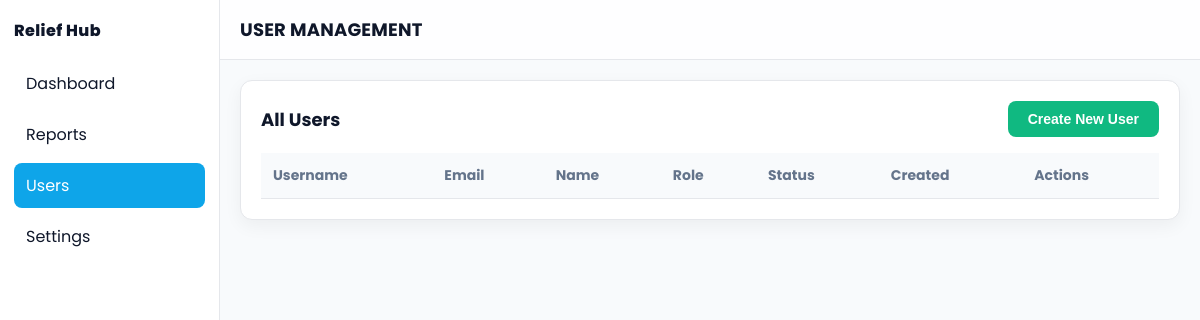
/users.php, run on an earlier commit of the app's database.
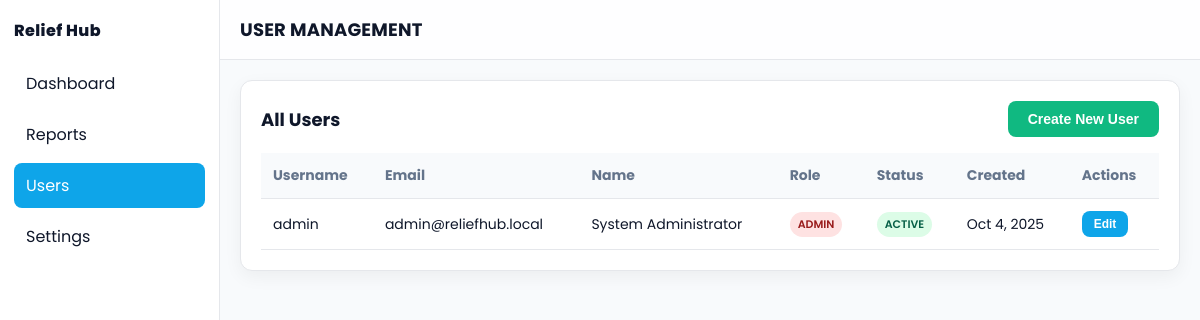
And on a later commit of the database.
### tables this page shows
CREATE TABLE IF NOT EXISTS `users` (
  `id` BIGINT UNSIGNED NOT NULL AUTO_INCREMENT,
  `public_id` CHAR(36) NOT NULL,  
  `username` VARCHAR(50) NOT NULL,
  `email` VARCHAR(255) NOT NULL,
  `password_hash` VARCHAR(255) NOT NULL,  
  `first_name` VARCHAR(100) NULL,
  `last_name` VARCHAR(100) NULL,
  `phone` VARBINARY(256) NULL,  
  `phone_last4` VARCHAR(8) NULL,  
  `role` ENUM('admin','moderator','volunteer','public') NOT NULL DEFAULT 'public',
  `status` ENUM('active','inactive','suspended','pending_verification') NOT NULL DEFAULT 'pending_verification',
  `email_verified` TINYINT(1) NOT NULL DEFAULT 0,
  `phone_verified` TINYINT(1) NOT NULL DEFAULT 0,
  `last_login_at` TIMESTAMP NULL,
  `last_login_ip` VARBINARY(16) NULL,  
  `failed_login_attempts` TINYINT UNSIGNED NOT NULL DEFAULT 0,
  `locked_until` TIMESTAMP NULL,  
  `password_reset_token` VARCHAR(255) NULL,
  `password_reset_expires` TIMESTAMP NULL,
  `email_verification_token` VARCHAR(255) NULL,
  `email_verification_expires` TIMESTAMP NULL,
  `preferences` JSON NULL,  
  `created_at` TIMESTAMP NOT NULL DEFAULT CURRENT_TIMESTAMP,
  `updated_at` TIMESTAMP NOT NULL DEFAULT CURRENT_TIMESTAMP ON UPDATE CURRENT_TIMESTAMP,
  PRIMARY KEY (`id`),
  UNIQUE KEY `ux_users_public_id` (`public_id`),
  UNIQUE KEY `ux_users_username` (`username`),
  UNIQUE KEY `ux_users_email` (`email`),
  KEY `ix_users_role_status` (`role`, `status`),
  KEY `ix_users_email_verified` (`email_verified`),
  KEY `ix_users_created_at` (`created_at`),
  KEY `ix_users_last_login` (`last_login_at`),
  KEY `ix_users_password_reset_token` (`password_reset_token`),
  KEY `ix_users_email_verification_token` (`email_verification_token`)
);

### public/users.php (the view, shortened to what this page needs)
<?php
require_once dirname(__DIR__) . '/src/Database.php';
try {
    $env = Env::load(dirname(__DIR__, 2) . DIRECTORY_SEPARATOR . '.env');
    $pdo = Database::connect($env);
} catch (Throwable $e) {
    http_response_code(500);
    echo '<!DOCTYPE html><meta charset="utf-8"><title>Relief Hub</title><pre>Service temporarily unavailable</pre>';
    exit;
}
$users = [];
try {
    $stmt = $pdo->query('SELECT id, username, email, first_name, last_name, role, status, email_verified, created_at FROM users ORDER BY created_at DESC');
    $users = $stmt->fetchAll(PDO::FETCH_ASSOC);
} catch (Throwable $e) {
}
?>
<!DOCTYPE html>
<html lang="en">
<head>
    <link rel="stylesheet" href="https://cdn.datatables.net/1.13.8/css/jquery.dataTables.min.css" />
</head>
<body>
    <aside class="sidebar">
        <div class="brand">Relief Hub</div>
        <nav>
            <a href="./dashboard.php">Dashboard</a>
            <a href="./reports.php">Reports</a>
            <a href="./users.php" class="active" aria-current="page">Users</a>
            <a href="./settings.php">Settings</a>
        </nav>
    </aside>
    <div class="content">
        <header>
            <h1>User Management</h1>
        </header>
        <main>
            <div class="card">
                <div style="display: flex; justify-content: space-between; align-items: center; margin-bottom: 16px;">
                    <h2 style="margin: 0;">All Users</h2>
                    <button class="btn btn-success" onclick="openCreateModal()">Create New User</button>
                </div>
                <div class="table-container">
                    <table id="usersTable" class="display" style="width:100%">
                        <thead>
                            <tr>
                                <th>Username</th>
                                <th>Email</th>
                                <th>Name</th>
                                <th>Role</th>
                                <th>Status</th>
                                <th>Created</th>
                                <th>Actions</th>
                            </tr>
                        </thead>
                        <tbody>
                            <?php foreach ($users as $user): ?>
                                <tr>
                                    <td><?= htmlspecialchars($user['username']) ?></td>
                                    <td><?= htmlspecialchars($user['email']) ?></td>
                                    <td><?= htmlspecialchars(trim($user['first_name'] . ' ' . $user['last_name'])) ?></td>
                                    <td>
                                        <span class="badge role-<?= htmlspecialchars($user['role']) ?>">
                                            <?= htmlspecialchars($user['role']) ?>
                                        </span>
                                    </td>
                                    <td>
                                        <span class="badge status-<?= htmlspecialchars($user['status']) ?>">
                                            <?= htmlspecialchars($user['status']) ?>
                                        </span>
                                    </td>
                                    <td><?= date('M j, Y', strtotime($user['created_at'])) ?></td>
                                    <td>
                                        <div class="actions">
                                            <button class="btn btn-sm" onclick="editUser(<?= htmlspecialchars(json_encode($user)) ?>)">Edit</button>
                                        </div>
                                    </td>
                                </tr>
                            <?php endforeach; ?>
                        </tbody>
                    </table>
                </div>
            </div>
        </main>
    </div>
</body>
</html>

### public/users.php (style rules this page uses)
:root { --bg: #f8fafc; --card: #ffffff; --muted: #64748b; --text: #0f172a; --accent: #0ea5e9; --border: #e5e7eb; --success: #10b981; --error: #ef4444; --warning: #f59e0b; }
* { box-sizing: border-box; }
body { margin: 0; font-family: Poppins, Inter, system-ui, -apple-system, Segoe UI, Roboto, Arial, sans-serif; background: var(--bg); color: var(--text); }
.sidebar { position: fixed; top: 0; bottom: 0; left: 0; width: 220px; background: #ffffff; border-right: 1px solid var(--border); padding: 18px 14px; transition: transform .25s ease; z-index: 950; }
.sidebar .brand { font-weight: 800; letter-spacing: .4px; }
.sidebar nav { margin-top: 18px; display: flex; flex-direction: column; gap: 6px; }
.sidebar a { display: block; color: var(--text); text-decoration: none; padding: 10px 12px; border-radius: 8px; }
.sidebar a.active { background: var(--accent); color: #ffffff; }
.content { margin-left: 220px; transition: margin-left .25s ease; }
header { padding: 16px 20px; border-bottom: 1px solid var(--border); display: flex; align-items: center; justify-content: space-between; position: sticky; top: 0; background: #ffffffcc; backdrop-filter: blur(6px); z-index: 1000; }
header h1 { margin: 0; font-size: 18px; letter-spacing: 0.2px; text-transform: uppercase; }
main { padding: 20px; display: grid; grid-template-columns: 1fr; gap: 16px; }
.card { background: var(--card); border: 1px solid var(--border); border-radius: 12px; padding: 20px; box-shadow: 0 6px 18px rgba(2,6,23,0.05); }
.card h2 { margin: 0 0 16px 0; font-size: 18px; font-weight: 700; color: var(--text); }
.btn { background: var(--accent); color: white; border: none; padding: 10px 20px; border-radius: 8px; font-size: 14px; font-weight: 600; cursor: pointer; transition: all 0.2s; }
.btn-success { background: var(--success); }
.btn-sm { padding: 6px 12px; font-size: 12px; }
.table-container { overflow-x: auto; margin-top: 16px; }
table { width: 100%; border-collapse: collapse; font-size: 14px; }
thead th { text-align: left; color: var(--muted); font-weight: 700; padding: 12px; border-bottom: 1px solid var(--border); background: var(--bg); }
tbody td { padding: 12px; border-bottom: 1px solid var(--border); }
.badge { display: inline-block; padding: 4px 8px; border-radius: 999px; font-size: 11px; font-weight: 600; text-transform: uppercase; }
.role-admin { background: #fee2e2; color: #991b1b; }
.status-active { background: #dcfce7; color: #065f46; }
.actions { display: flex; gap: 8px; }

What changed in the data, as far as the page shows it:
added users: username "admin", email "admin@reliefhub.local", first_name+last_name "System Administrator", role "ADMIN", status "ACTIVE", created_at "Oct 4, 2025"
